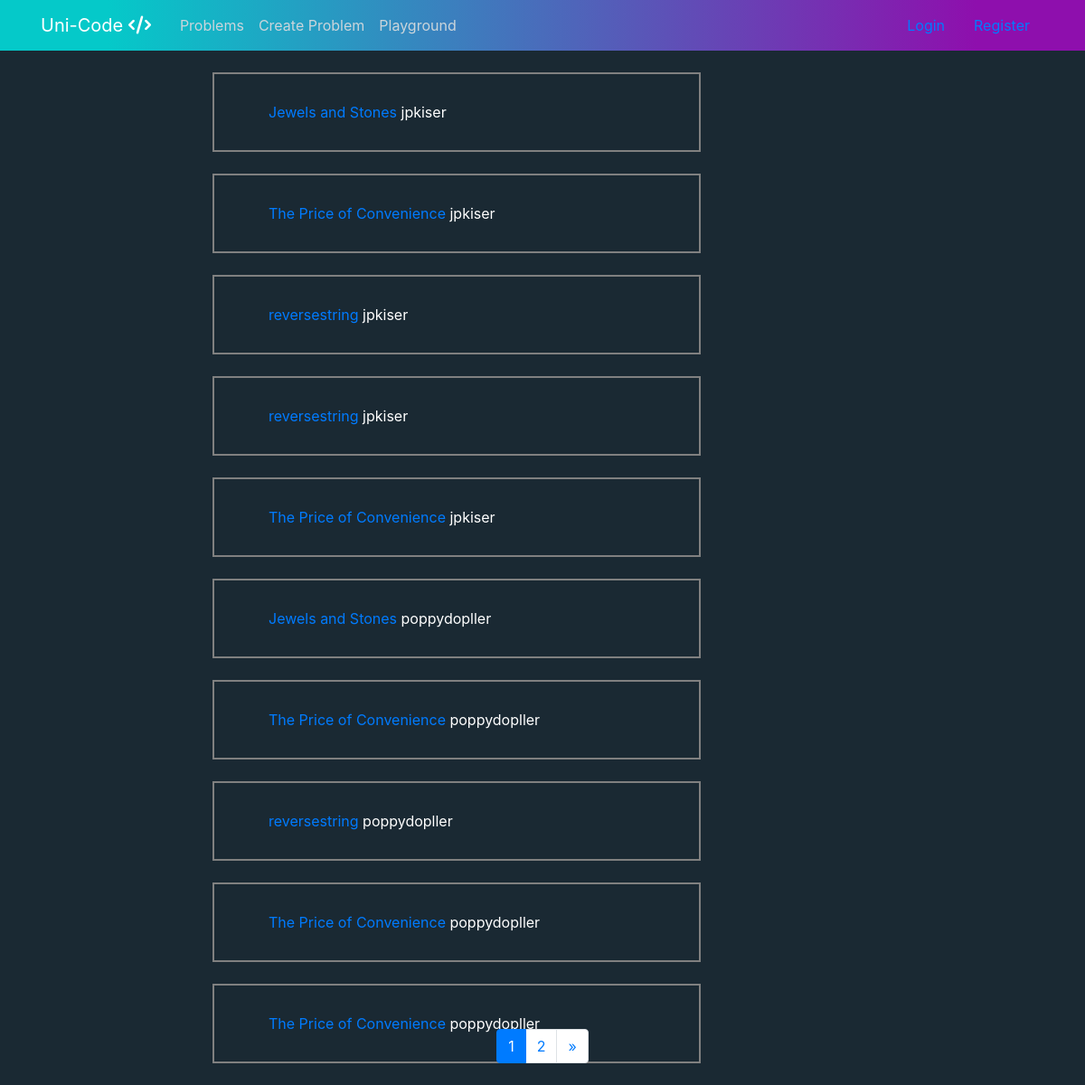
The app's page /problems/ with its own data.
### problems/models.py (models this page shows, shortened)
class Problem(models.Model):
    user = models.ForeignKey(User, null=True, on_delete=models.SET_NULL)
    title = models.CharField(max_length=50)
    description = models.CharField(max_length=500)
    created = models.DateTimeField(auto_now_add=True)
    datatype = models.CharField(max_length=10)
    example_solution = models.CharField(max_length=1000)
    datatype = models.CharField(max_length=15, choices=DATATYPE_CHOICES, default='string')

### problems/views.py (the view)
# urls.py: path('', problems, name='problems'),
def problems(request):
    problems = Problem.objects.all()
    paginator = Paginator(problems, 10)
    page = request.GET.get('page')
    problems = paginator.get_page(page)
    return render(request, 'problems/problem_list.html', {'problems': problems})

### problems/templates/problems/problem_list.html (shortened to what this page needs)
{% extends "global/base.html" %}
{% block content %}
<div class="row">
    <div class="col-md-2"></div>
    <div class="col-md-6">
        {% for problem in problems %}
        <div class="problem-container mb-4">
          <a href="{% url 'editor' problem.id %}"> {{ problem.title }} </a>
          <span> {{ problem.user }} </span>
        </div>
        {% endfor %}
    </div>
    <div class="col-md-2"></div>
</div>
<nav class="fixed-bottom mb-4" aria-label="Page navigation">
  <ul class="pagination justify-content-center">
  {% for n in problems.paginator.page_range %}
    {% if problems.number == n %}
    <li class="page-item active">
      <span class="page-link">{{ n }}<span class="sr-only">(current)</span></span>
    </li>
    {% elif n > problems.number|add:'-3' and n < problems.number|add:'3' %}
    <li class="page-item"><a class="page-link" href="?page={{ n }}">{{ n }}</a></li>
    {% endif %}
  {% endfor %}
  {% if problems.has_next %}
  <li class="page-item">
    <a class="page-link" href="?page={{ problems.paginator.num_pages }}" aria-label="Next">
      <span aria-hidden="true">&raquo;</span>
    </a>
  </li>
  {% endif %}
  </ul>
</nav>
{% endblock %}

### global/static/global/style.css (style rules this page uses)
body { background: #1a2933; color: #f1f1f1; margin-top: 5rem; }
ul { margin: 0; }
li { display: inline!important; }
.problem-container { width: 100%; color: white; border-style: solid; border-width: 2px; border-color: grey; padding: 30px 10px 30px 60px; }

### records on screen
Problem: title "Jewels and Stones", user "jpkiser"
Problem: title "The Price of Convenience", user "jpkiser"
Problem: title "reversestring", user "jpkiser"
Problem: title "reversestring", user "jpkiser"
Problem: title "The Price of Convenience", user "jpkiser"
Problem: title "Jewels and Stones", user "poppydopller"
Problem: title "The Price of Convenience", user "poppydopller"
Problem: title "reversestring", user "poppydopller"
Problem: title "The Price of Convenience", user "poppydopller"
Problem: title "The Price of Convenience", user "poppydopller"

### other values on screen
{{ n }} "1"
{{ n }} "2"
